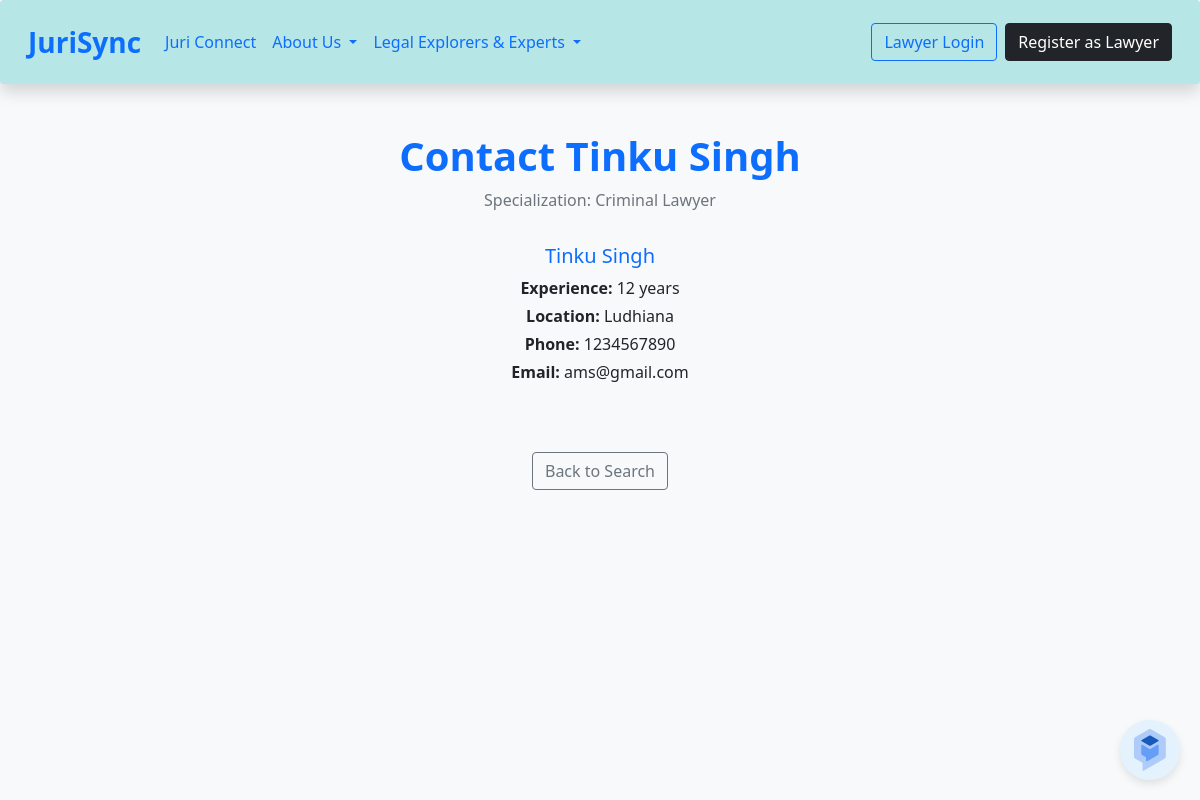
/contact_lawyer/1 (signed in), run on the app's committed database.
### JuriSync-main/JuriSync/main.py (models this page shows)
class User(UserMixin, db.Model):
    id = db.Column(db.Integer, primary_key=True)
    username = db.Column(db.String(80), unique=True, nullable=False)
    password = db.Column(db.String(120), nullable=False)
    is_lawyer = db.Column(db.Boolean, default=False)
    specialization = db.Column(db.String(100),nullable=True)
    yof=db.Column(db.String(3), nullable=True)
    phone=db.Column(db.String(13),nullable=True)
    email=db.Column(db.String(100),nullable=True)
    city=db.Column(db.String(100),nullable=True)

### JuriSync-main/JuriSync/main.py (the view)
@app.route('/contact_lawyer/<int:lawyer_id>')
@login_required
def contact_lawyer(lawyer_id):
    lawyer = User.query.get_or_404(lawyer_id)
    if not lawyer.is_lawyer:
        flash('Invalid lawyer profile')
        return redirect(url_for('search_lawyers'))
    return render_template('contact_lawyer.html', lawyer=lawyer)

### JuriSync-main/JuriSync/main.py (called while the page is built)
@login_manager.user_loader
def load_user(user_id):
    return User.query.get(int(user_id))

### JuriSync-main/JuriSync/templates/contact_lawyer.html (shortened to what this page needs)
<!DOCTYPE html>
<html>
<head>
    <link href="https://cdn.jsdelivr.net/npm/bootstrap@5.1.3/dist/css/bootstrap.min.css" rel="stylesheet">
    <link rel="stylesheet" href="{{ url_for('static', filename='style.css') }}">
</head>
<body>
    <nav class="navbar navbar-expand-lg shadow p-3 rounded" style="background-color: rgb(182, 230, 230);">
        <div class="container-fluid">
            <a class="navbar-brand fw-bold fs-3" href="/dashboard-stats">JuriSync</a>
            <div class="collapse navbar-collapse" id="navbarNavDropdown">
                <ul class="navbar-nav me-auto mb-2 mb-lg-0">
                    <li class="nav-item">
                        <a class="nav-link active fw-semibold" aria-current="page" href="#">Juri Connect</a>
                    </li>
                    <li class="nav-item dropdown">
                        <a class="nav-link dropdown-toggle fw-semibold" href="#" id="aboutDropdown" role="button" data-bs-toggle="dropdown">
                            About Us
                        </a>
                    </li>
                    <li class="nav-item dropdown">
                        <a class="nav-link dropdown-toggle fw-semibold" href="#" id="expertsDropdown" role="button" data-bs-toggle="dropdown">
                            Legal Explorers & Experts
                        </a>
                    </li>
                </ul>
                <div class="d-flex gap-2">
                    <a href="/login" class="btn btn-outline-primary">Lawyer Login</a>
                    <a href="/register" class="btn btn-dark">Register as Lawyer</a>
                </div>
            </div>
        </div>
    </nav>
    <div class="container mt-5">
        <div class="text-center mb-5">
            <h2 class="fw-bold display-6 text-primary">Contact {{ lawyer.username }}</h2>
            <p class="text-muted">Specialization: {{ lawyer.specialization }}</p>
                    <div class="card-body">
                        <h5 class="card-title text-primary">{{ lawyer.username }}</h5>
                        <p class="card-text mb-1"><strong>Experience:</strong> {{ lawyer.yof }} years</p>
                        <p class="card-text mb-1"><strong>Location:</strong> {{ lawyer.city }}</p>
                        <p class="card-text mb-1"><strong>Phone:</strong> {{ lawyer.phone }}</p>
                        <p class="card-text mb-1"><strong>Email:</strong> {{ lawyer.email }}</p>
                    </div>
                </div>
        </div>
        <div class="text-center mt-5">
            <a href="/search_lawyers" class="btn btn-outline-secondary">
                 Back to Search
            </a>
        </div>
    <div class="cb-icon">
    </div>
</body>
</html>

### JuriSync-main/JuriSync/static/style.css (style rules this page uses)
body { font-family: 'Segoe UI', Tahoma, Geneva, Verdana, sans-serif; background-color: #f8f9fa; }
.cb-icon { width: 60px; height: 60px; position: fixed; background-color: #e3f2fd; border-radius: 100px; display: flex; align-items: center; justify-content: center; padding: 5px; bottom: 20px; z-index: 8; right: 20px; box-shadow: 0 4px 8px rgba(0, 0, 0, 0.1); cursor: pointer; }

### data on the page
User: username "Tinku Singh", specialization "Criminal Lawyer", yof "12", city "Ludhiana", phone "1234567890", email "ams@gmail.com"
